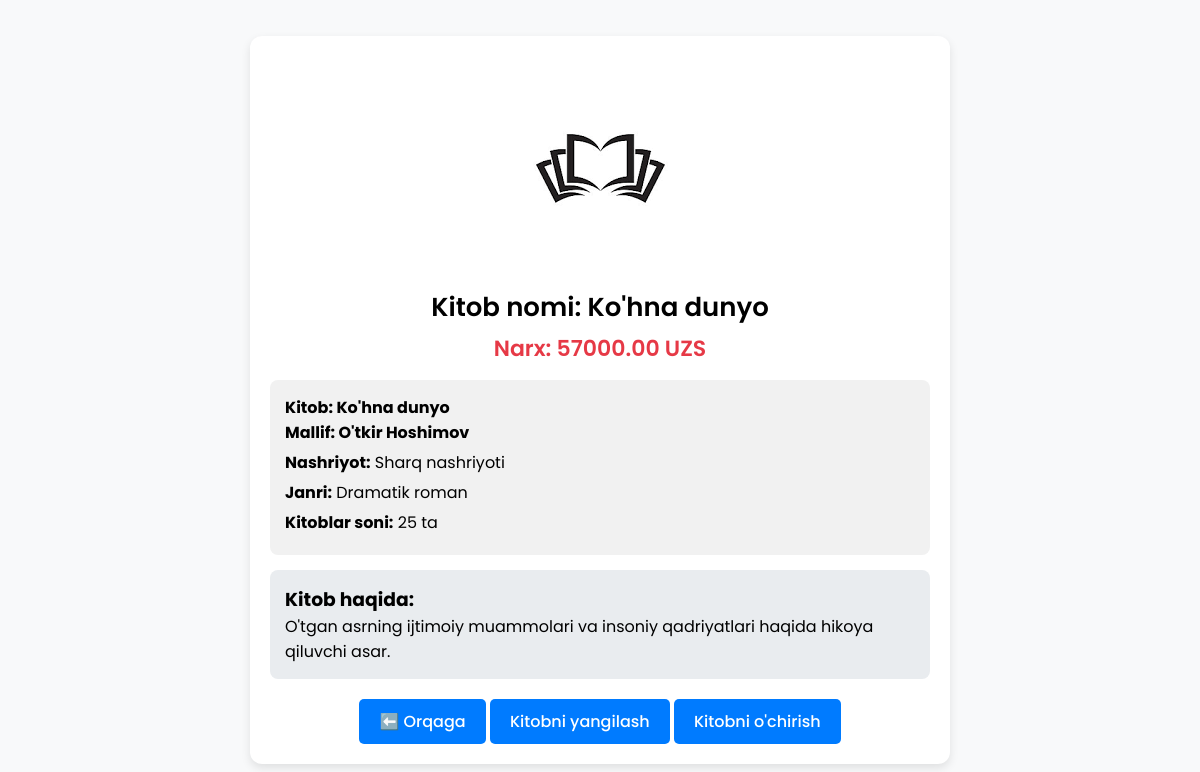
/book-detail/13, run on the app's committed database.
### main/models.py (models this page shows, shortened)
class Book(models.Model):
    title = models.CharField(max_length=200)
    author = models.CharField(max_length=200)
    genre = models.CharField(max_length=30)
    publisher = models.CharField(max_length=100)
    price = models.IntegerField()
    quantity = models.IntegerField()
    description = models.TextField()
    created_at = models.DateTimeField(auto_now_add=True)
    image = models.ImageField(upload_to='books/', blank=True, null=True)
    class Meta:
        ordering = ['-created_at']
        verbose_name = 'book'

### main/views.py (the view)
# urls.py: path('book-detail/<int:pk>', BookDetail.as_view(), name='book-detail'),
class BookDetail(View):
    def get(self, request, pk):
        book = get_object_or_404(Book, id=pk)
        return render(request, 'book_detail.html', {'book': book})

### templates/book_detail.html (shortened to what this page needs)
{% load static %}
<!DOCTYPE html>
<html lang="uz">
<head>
</head>
<body>
    <div class="container">
        {% if book.image %}
        <img src="{{ book.image.url }}">
        {% else %}
        <img src="{% static 'default.png' %}" alt="book-image">
        {% endif %}
        <h1 class="book-title">Kitob nomi: {{ book.title }}</h1>
        <p class="price">Narx: {{ book.price }}.00 UZS</p>
        <div class="details">
            <h4>Kitob: {{ book.title }}</h4>
            <h4>Mallif: {{ book.author }}</h4>
            <p><strong>Nashriyot:</strong> {{ book.publisher }}</p>
            <p><strong>Janri:</strong> {{ book.genre }}</p>
            <p><strong>Kitoblar soni:</strong> {{ book.quantity }} ta</p>
        </div>
        <div class="description">
            <h3>Kitob haqida:</h3>
            <p>{{ book.description }}</p>
        </div>
        <a href="{% url 'list' %}" class="back-btn">⬅️ Orqaga</a>
        <a href="{% url 'book-update' book.id %}" class="back-btn">Kitobni yangilash</a>
        <a href="{% url 'book-delete' book.pk %}" class="back-btn">Kitobni o'chirish</a>
    </div>
</body>
</html>

### templates/book_detail.html (style rules this page uses)
* { margin: 0; padding: 0; box-sizing: border-box; font-family: 'Poppins', sans-serif; }
body { background-color: #f8f9fa; display: flex; justify-content: center; align-items: center; min-height: 100vh; padding: 20px; }
.container { max-width: 700px; background: #fff; padding: 20px; border-radius: 12px; box-shadow: 0 4px 10px rgba(0, 0, 0, 0.1); text-align: center; }
.book-title { font-size: 26px; font-weight: 600; margin-bottom: 5px; }
.price { font-size: 22px; color: #e63946; font-weight: 600; margin-bottom: 15px; }
.details { text-align: left; background: #f1f1f1; padding: 15px; border-radius: 8px; margin-top: 15px; }
.details p { font-size: 16px; margin: 5px 0; }
.description { background: #e9ecef; padding: 15px; border-radius: 8px; margin-top: 15px; font-size: 16px; text-align: left; }
.back-btn { display: inline-block; margin-top: 20px; padding: 10px 20px; background: #007bff; color: white; text-decoration: none; border-radius: 5px; font-size: 16px; font-weight: 500; transition: background 0.3s; }

### data on the page
Book: title "Ko'hna dunyo", price "57000", author "O'tkir Hoshimov", publisher "Sharq nashriyoti", genre "Dramatik roman", quantity "25", description "O'tgan asrning ijtimoiy muammolari va insoniy qadriyatlari haqida hikoya qiluvchi asar."
